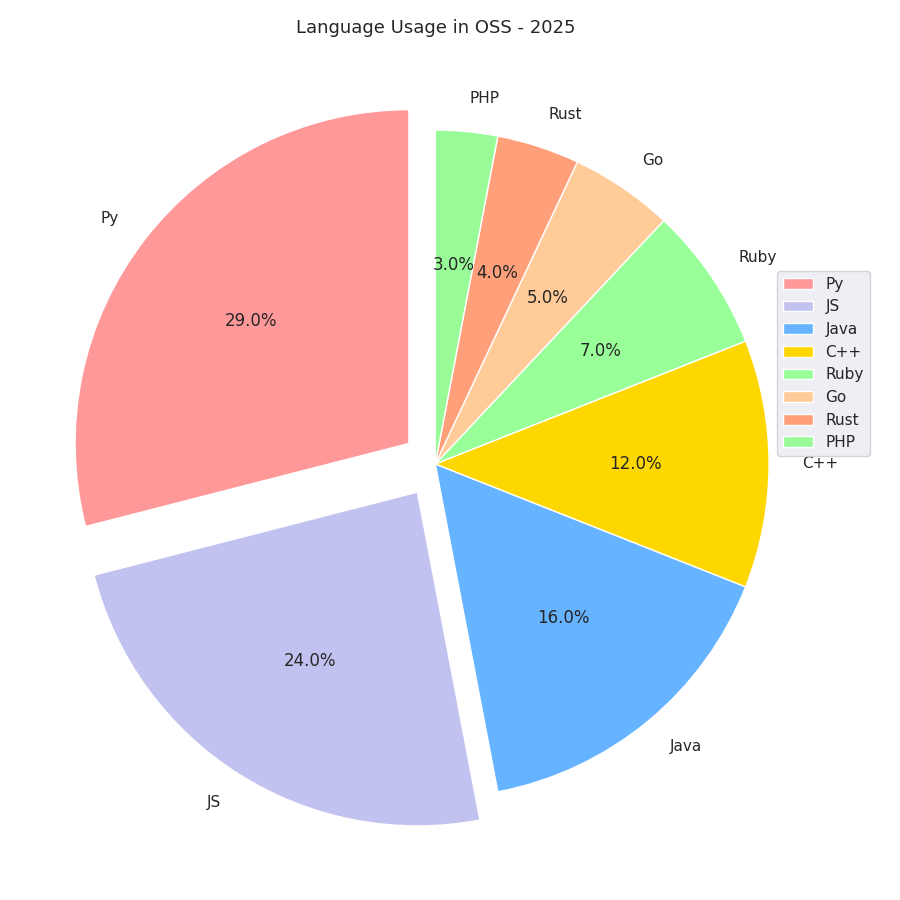

Source code (Python):
import matplotlib.pyplot as plt

languages = ['Py', 'JS', 'Java', 'C++', 'Ruby', 'Go', 'Rust', 'PHP']
usage_percentages = [29, 24, 16, 12, 7, 5, 4, 3]

# Stylistic changes
colors = ['#FF9999', '#C2C2F0', '#66B3FF', '#FFD700', '#99FF99', '#FFCC99', '#FFA07A', '#98FB98']
markers = ['o', 'v', '^', '<', '>', 's', 'p', '*']
explode = (0.1, 0.1, 0, 0, 0, 0, 0, 0)
linestyle = ['-', '--', '-.', ':', '-', '--', '-.', ':']

fig, ax = plt.subplots(figsize=(9, 9))

# Modify pie plot with changes
ax.pie(usage_percentages, labels=languages, autopct='%1.1f%%', startangle=90, colors=colors, explode=explode, shadow=False)

# Hide border
for spine in ax.spines.values():
    spine.set_visible(False)

# Add a grid
ax.grid(False)  # not typically applicable to pie charts

# Modify title
ax.set_title('Language Usage in OSS - 2025', fontsize=13, fontweight='normal', pad=10)

# Modify legend
ax.legend(languages, loc='lower left', bbox_to_anchor=(0.9, 0.5))

plt.tight_layout()
plt.show()
